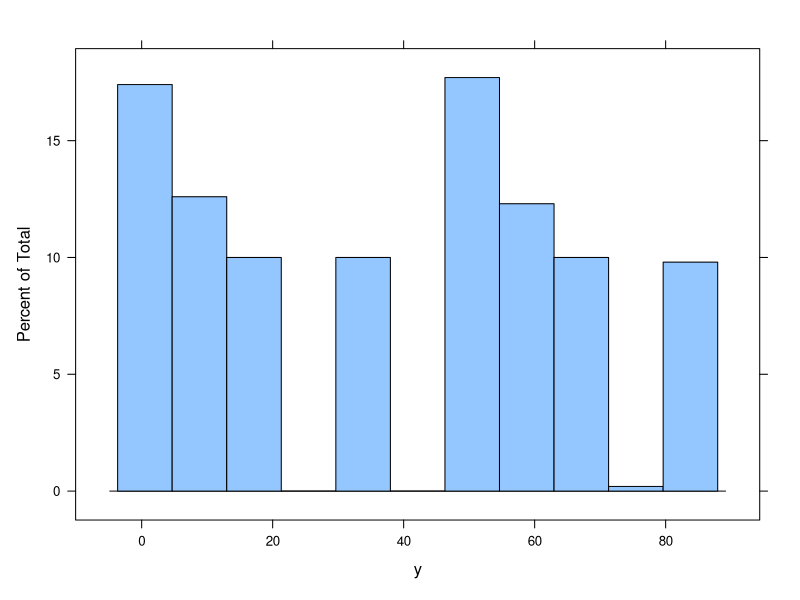
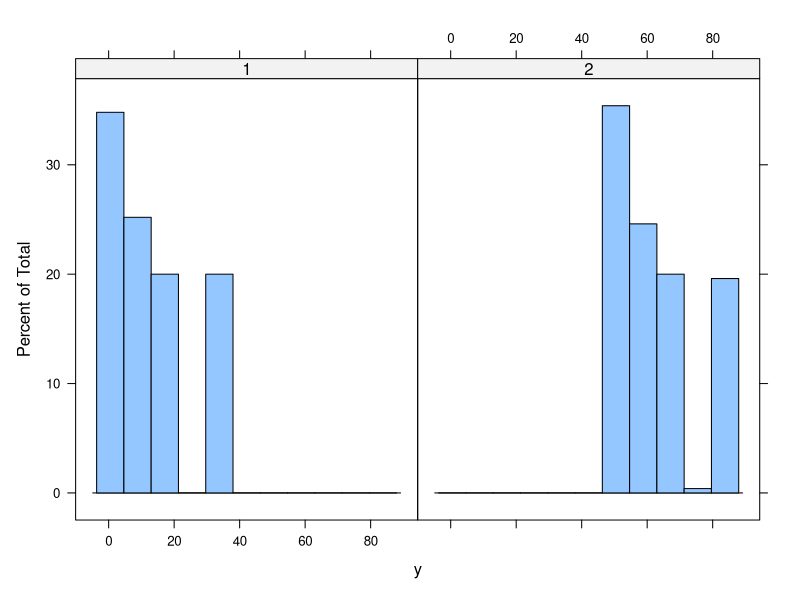
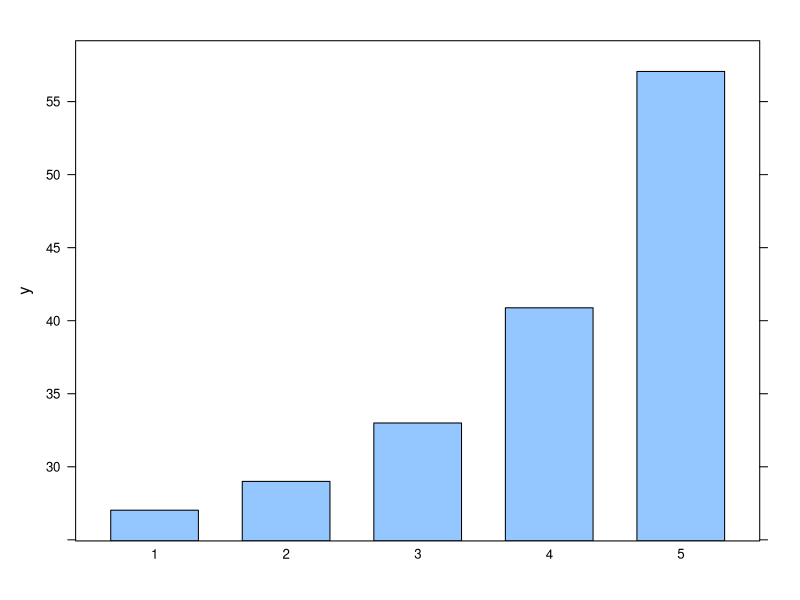
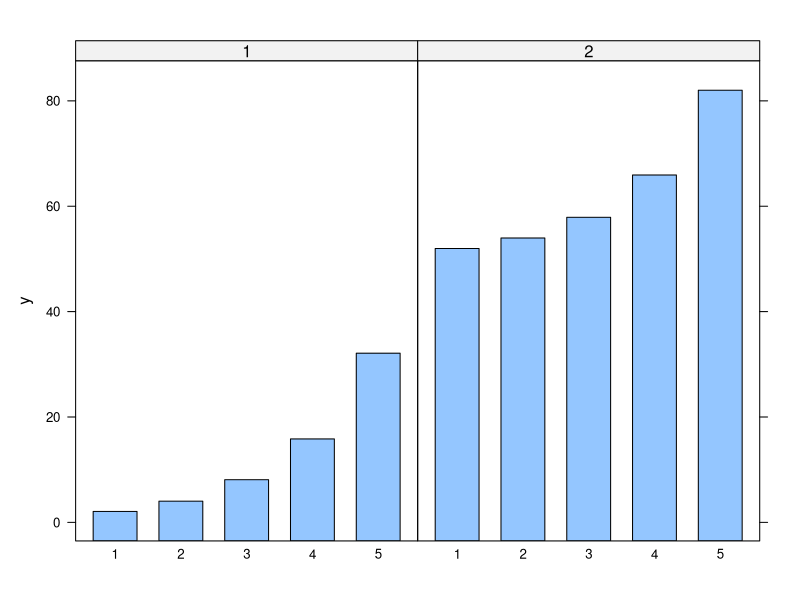
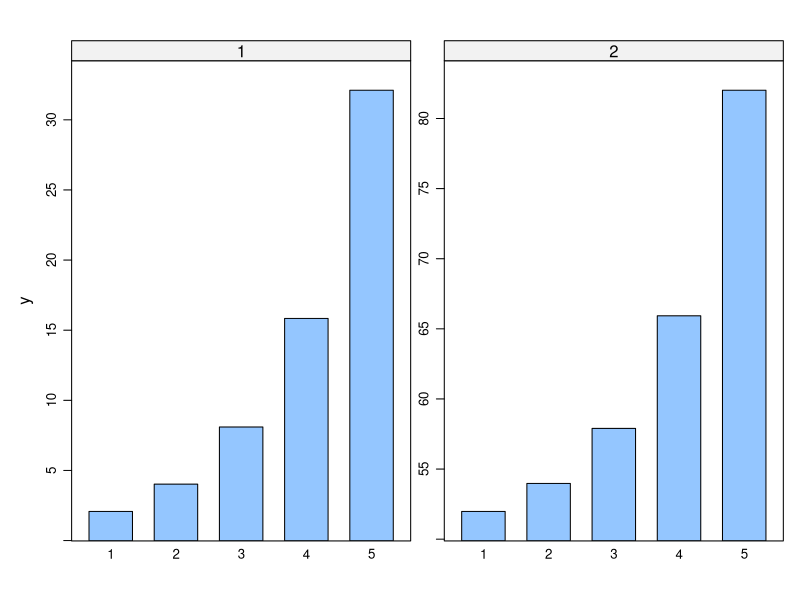
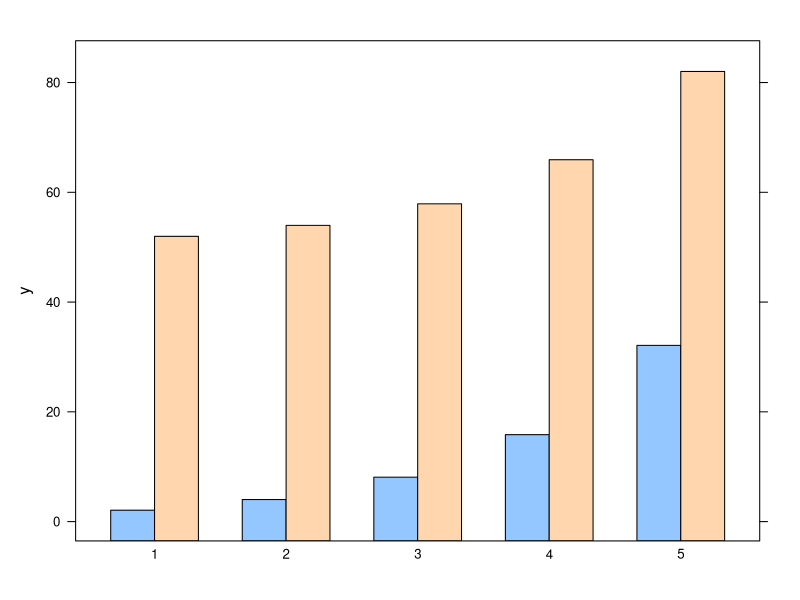
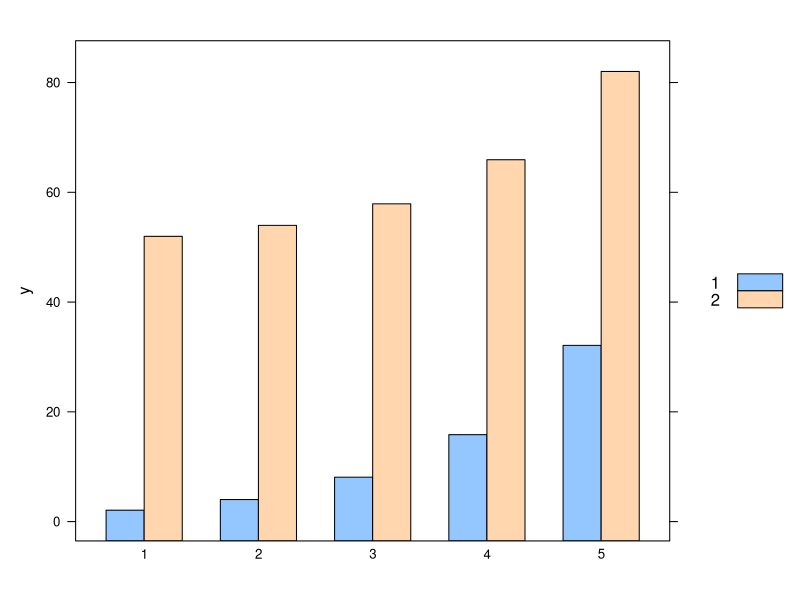
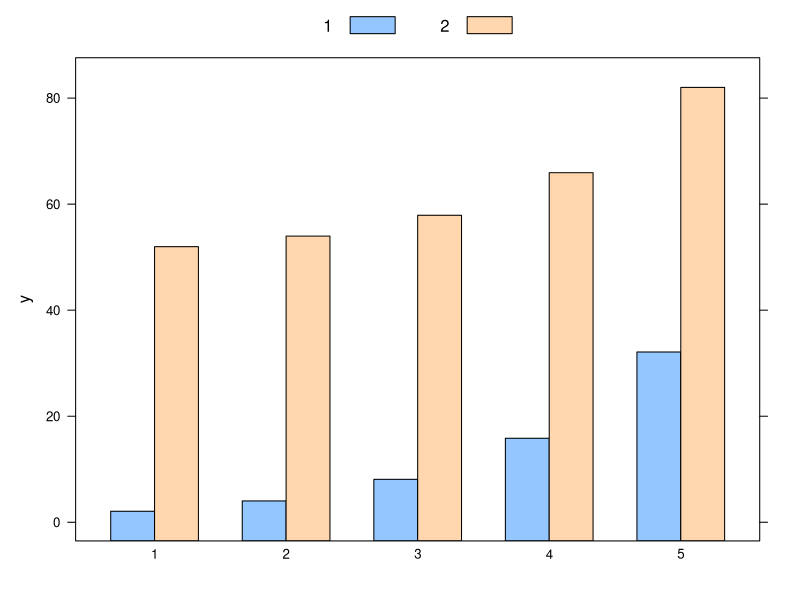

Generate these figures, in order, with R:
## ---- chunk 1
require(lattice)
require(ggplot2)
## ---- chunk 2
x <- seq(-pi,pi,length.out=100)
y <- c(sin(x),cos(x)) + rnorm(200,sd=.25)
d1 <- data.frame(y=y,x=rep(x,2),type=rep(c("sin","cos"),each=length(x)))
str(d1)
## ---- chunk 3
d2 <- data.frame(reshape(d1, timevar="type", idvar=c("x"), direction="wide"))
str(d2)
## ---- chunk 4
d3 <- data.frame(
  x=rep(1:5,each=100),
  y=c(unlist(lapply(1:5, function(x){rnorm(n=100,mean=2^x)})),
      unlist(lapply(1:5, function(x){rnorm(n=100,mean=50+2^x)}))),
  g=rep(1:2,each=500))
## ---- chunk 5
x <- seq(pi/4, 5 * pi, length.out = 100)
y <- seq(pi/4, 5 * pi, length.out = 100)
r <- as.vector(sqrt(outer(x^2, y^2, "+")))
d4 <- expand.grid(x=x, y=y)
d4$z <- cos(r^2) * exp(-r/(pi^3))
## ---- chunk 6
histogram(~y,d3)
## ---- chunk 7
histogram(~y|as.factor(g),d3)
## ---- chunk 8
barchart(y ~ as.factor(x),
  aggregate(y ~ x, data = d3, mean))
## ---- chunk 9
barchart(y ~ as.factor(x) | as.factor(g),
  aggregate(y ~ x + g, data = d3, mean))
## ---- chunk 10
barchart(y ~ as.factor(x) | as.factor(g),
  aggregate(y ~ x + g, data = d3, mean),
  scales=list(y=list(relation="free")))
## ---- chunk 11
barchart(y ~ as.factor(x),
  aggregate(y ~ x + g, data = d3, mean),
  groups = as.factor(g))
## ---- chunk 12
barchart(y ~ as.factor(x),
  aggregate(y ~ x + g, data = d3, mean),
  groups = as.factor(g),
  auto.key = T)
## ---- chunk 13
barchart(y ~ as.factor(x),
  aggregate(y ~ x + g, data = d3, mean),
  groups = as.factor(g),
  auto.key = list(columns = 2))
## ---- chunk 14
barchart(y ~ as.factor(x),
  aggregate(y ~ x + g, data = d3, mean),
  groups = as.factor(g),
  auto.key = list(space = "right"))
## ---- chunk 15
xyplot(y~x,d1)
## ---- chunk 16
xyplot(y~x|type,d1)
## ---- chunk 17
xyplot(y ~ x, d1, groups = type,
  auto.key = list(space = "right"))
## ---- chunk 18
xyplot(y.cos + y.sin ~ x, d2,
  auto.key = list(space = "right"))
## ---- chunk 19
xyplot(y ~ x, d1, groups = type,
  auto.key = list(space = "right"),
  type = "l")
## ---- chunk 20
xyplot(y ~ x, d1, groups = type,
  auto.key = list(space = "right"),
  type = "b")
## ---- chunk 21
xyplot(y ~ x, d1, groups = type,
  auto.key = list(space = "right"),
  type = "b", pch=2, cex=.5, lty=2, lwd=2)
## ---- chunk 22
xyplot(y ~ x, d1, groups = type,
  auto.key = list(space = "right"),
  scales = list(x = list(
    at = c(-pi, -pi/2, 0, pi/2, pi))))
## ---- chunk 23
l <- expression(-pi, -pi/2, 0, pi/2, pi)
xyplot(y ~ x, d1, groups = type,
  auto.key = list(space = "right"),
  scales = list(x = list(
    at = c(-pi, -pi/2, 0, pi/2, pi),
    labels = l
    )))
## ---- chunk 24
xyplot(y ~ x, d1, groups = type,
  auto.key = list(space = "right"),
  type = "b",
  panel=function(...) {
    panel.xyplot(...)
  }
)
## ---- chunk 25
xyplot(y ~ x, d1, groups = type,
  auto.key = list(space = "right"),
  type = "p",
  panel = panel.superpose,
  panel.groups = function(..., pch, lwd) {
    panel.xyplot(..., pch = 2)
    panel.loess(..., span = .2, lwd = 4)
  }
)
## ---- chunk 26
levelplot(z~x+y,d4)
